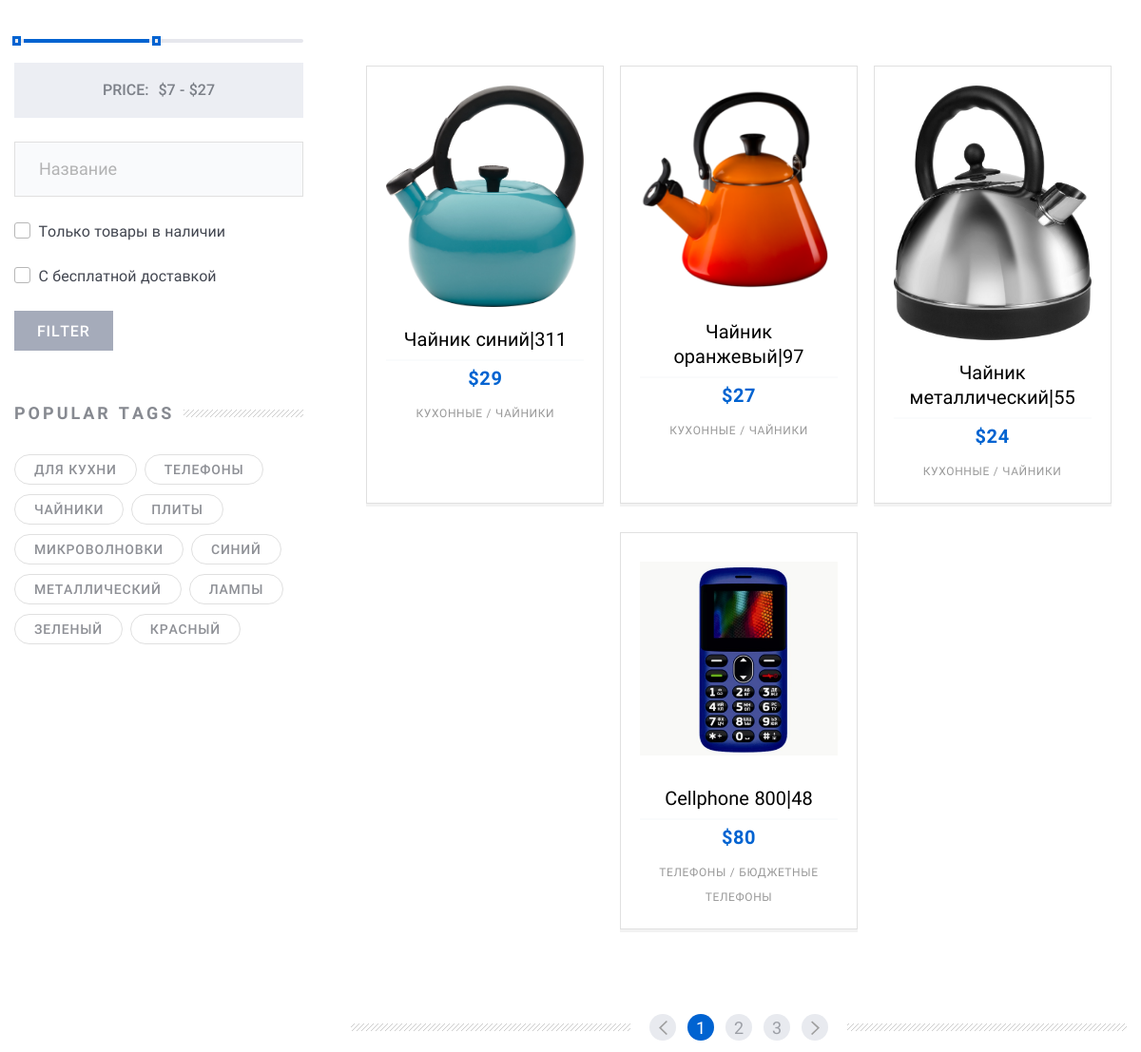
The page /item/list/ (middle part) on the database as committed earlier.
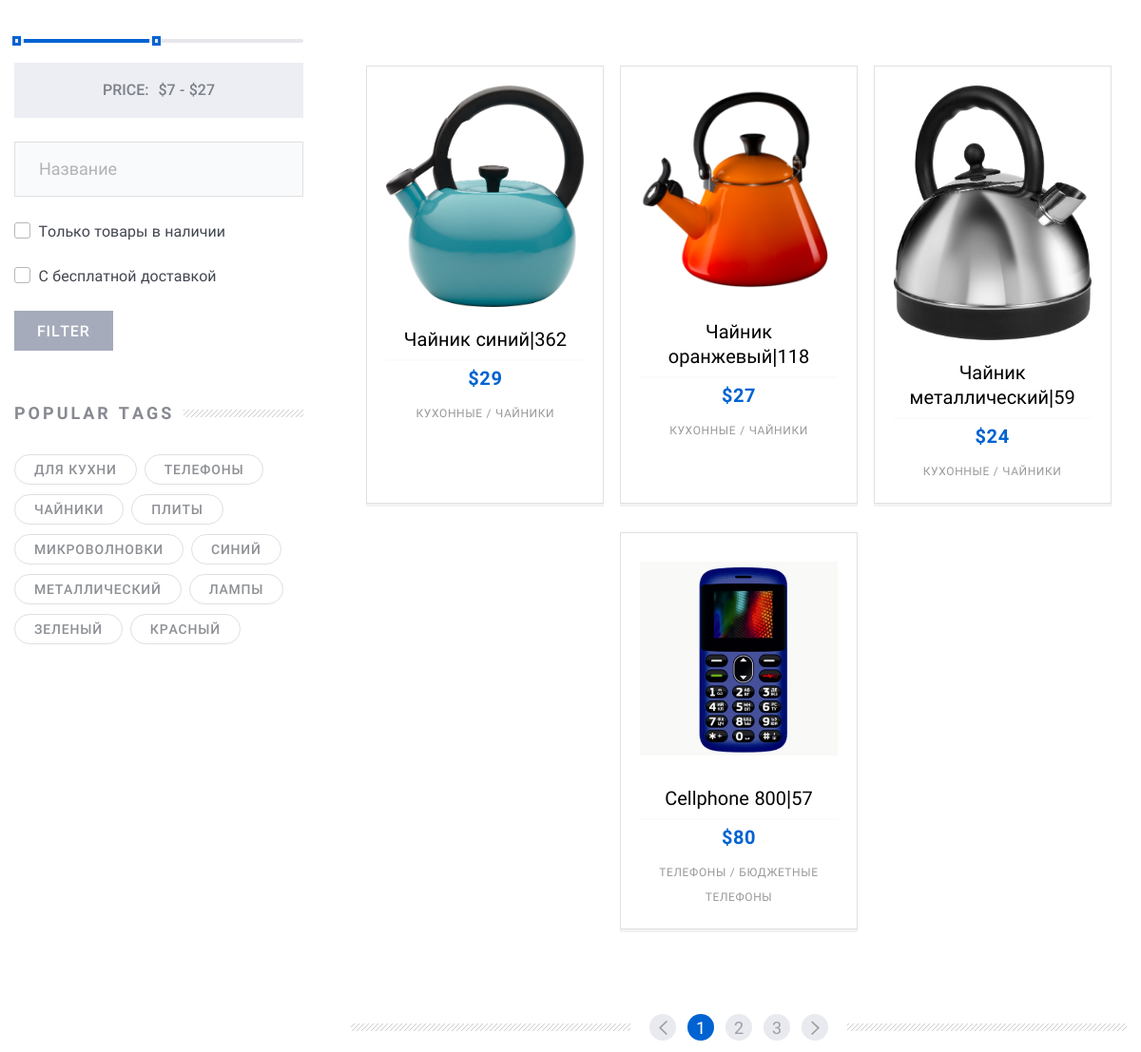
The same page on the database as committed later.
### app_item/models.py (models this page shows, shortened)
class Item(models.Model):
    title = models.CharField(max_length=100, db_index=True, verbose_name='название')
    slug = models.SlugField(max_length=100, db_index=True, allow_unicode=True)
    description = models.TextField(null=True, blank=True, verbose_name='описание')
    stock = models.PositiveIntegerField(verbose_name='количество')
    price = models.DecimalField(max_digits=10, decimal_places=0, verbose_name='цена')
    is_available = models.BooleanField(default=False, verbose_name='в наличии')
    limited_edition = models.BooleanField(default=False, verbose_name='ограниченный тираж')
    reviews = models.SmallIntegerField(default=0, verbose_name='просмотры')
    comments = models.SmallIntegerField(default=0, verbose_name='комментарии')
    created = models.DateTimeField(auto_now_add=True, verbose_name='дата создания')
    updated = models.DateTimeField(auto_now_add=True, verbose_name='дата обновления')
    image = models.ImageField(upload_to='item/%Y/%m/%d', null=True, blank=True, verbose_name='изображение')
    category = models.ForeignKey('Category', on_delete=models.CASCADE, null=True, related_name='items',
                                 verbose_name='категория')
    tag = models.ManyToManyField('Tag', max_length=20, blank=True, related_name='item_tags', verbose_name='тег')
    objects = models.Manager()
    available_items = AvailableManager()
    unavailable_items = UnavailableManager()
    class Meta:
        db_table = 'app_items'
        ordering = ['created']
        verbose_name = 'товар'
        verbose_name_plural = 'товары'

class Category(models.Model):
    title = models.CharField(max_length=100, verbose_name='название')
    slug = models.SlugField(max_length=100, db_index=True, allow_unicode=True)
    description = models.TextField(null=True, blank=True, verbose_name='описание')
    image = models.ImageField(upload_to='category', null=True, verbose_name='иконка')
    parent_category = models.ForeignKey('self', related_name='sub_categories',
                                        on_delete=models.SET_NULL, null=True, blank=True)
    item = models.ForeignKey('Item', on_delete=models.CASCADE, related_name='cats')
    objects = models.Manager()
    class Meta:
        db_table = 'app_categories'
        verbose_name = 'категория'
        verbose_name_plural = 'категории'
    def __str__(self):
        return self.title

### app_item/views.py (the view)
# urls.py: path('list/', ItemList.as_view(), name='item_list'),
class ItemList(FilterMixin, TagMixin, ListView):
    model = Item
    template_name = 'app_item/item_list.html'
    context_object_name = 'items'
    queryset = Item.objects.filter(is_available=True).order_by('-reviews')
    extra_context = {'tags': Tag.objects.all()}
    def get(self, request, category=None, tag=None, order_by=None, **kwargs):
        if category:
            category = get_object_or_404(Category, slug=category)
            queryset = self.queryset.filter(category=category.id)
        else:
            queryset = self.queryset
        if tag:
            tag = get_object_or_404(Tag, slug=tag)
            queryset = self.queryset.filter(tag=tag.id)
        else:
            queryset = self.queryset
        tags = Tag.objects.all()
        return render(request, 'app_item/item_list.html', context={'items': queryset, 'tags': tags})

### app_item/context_processors.py (called while the page is built)
def categories(request):
    return {'categories': Category.objects.all()}

### app_item/templates/app_item/item_list.html (shortened to what the changed rows need)
{% extends 'index.html' %}
{% load static %}
{% block content %}
<div class="Middle Middle_top">
    <div class="Section Section_column Section_columnLeft">
        <div class="wrap">
            <div class="Section-content">
                <div class="Cards">
                    {% for item in items %}
                    <div class="{% if forloop.counter < 5 %}Card
                                {% elif forloop.counter < 7 %}Card hide_md
                                {% else %}Card hide_md hide_1450
                                {% endif %}">
                        <a class="Card-picture" href="{% url 'app_item:item_detail' item.pk %}">
                            <img src="{{item.image.url }}" alt="card.jpg"/>
                        </a>
                        <div class="Card-content">
                            <strong class="Card-title">
                                <a href="product.html">{{item.title}}|{{item.reviews}}</a>
                            </strong>
                            <div class="Card-description">
                                <div class="Card-cost">
                                    <span class="Card-price">${{item.price}}</span>
                                </div>
                                <div class="Card-category">{% if item.category.parent_category %}
                                    {{item.category.parent_category}} / {{item.category}}
                                    {% else %}{{item.category}}
                                    {% endif %}
                                </div>
                            </div>
                        </div>
                    </div>
                    {% endfor %}
                </div>
            </div>
        </div>
    </div>
</div>
{% endblock %}

Rows that differ between the two databases and show on the page:
changed Item "Чайник синий": reviews "311" → "362"
changed Item "Чайник оранжевый": reviews "97" → "118"
changed Item "Чайник металлический": reviews "55" → "59"
changed Item "Cellphone 800": reviews "48" → "57"
